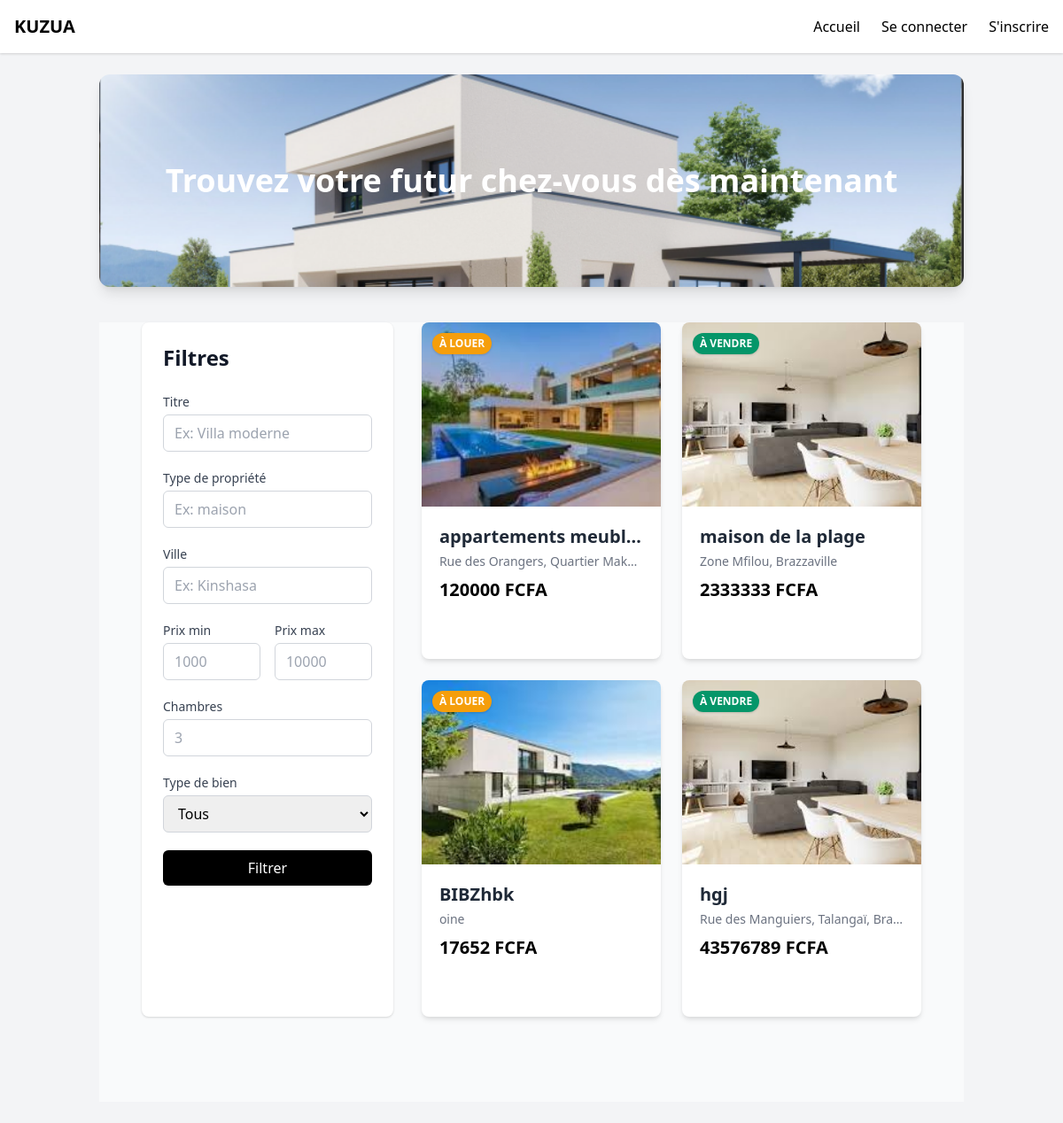
The page / on the database its author committed.
### properties/models.py (models this page shows, shortened)
class Property(models.Model):
    owner = models.ForeignKey(User, on_delete=models.CASCADE, null=True, blank=True)
    title = models.CharField(max_length=100, blank=True, null=True)
    address = models.CharField(max_length=255)
    city = models.ForeignKey(City, on_delete=models.SET_NULL, null=True)
    price = models.PositiveIntegerField()
    PropertyType = models.ForeignKey(PropertyType, on_delete=models.SET_NULL, null= True)
    description = models.TextField()
    main_image = models.ImageField(upload_to='properties/', null=True, blank=True)
    bedrooms = models.PositiveIntegerField(default=0)
    living_rooms = models.PositiveIntegerField(default=0)
    has_water = models.BooleanField(default=False, null=True, blank=True)
    has_electricity = models.BooleanField(default=False,  null=True, blank=True)
    phone_number = models.IntegerField(default=0)
    created_at = models.DateTimeField(auto_now_add=True)         # fixé automatiquement à la création
    custom_date = models.DateTimeField(default=timezone.now)
    LISTING_TYPE_CHOICES = [
        ('sale', 'À vendre'),
        ('rent', 'À louer'),
    ]
    property_type = models.CharField(max_length=10, choices=LISTING_TYPE_CHOICES, default='sale')
    likes = models.ManyToManyField(User, related_name='liked_properties', blank=True)

### properties/views.py (the view)
# urls.py: 2. Add a URL to urlpatterns:  path('', views.home, name='home')
def home(request):
    properties = Property.objects.all()
    title = request.GET.get('title')
    city = request.GET.get('city')
    min_price = request.GET.get('min_price')
    max_price = request.GET.get('max_price')
    bedrooms = request.GET.get('bedrooms')
    listing_type = request.GET.get('listing_type')
    properties = Property.objects.annotate(total_likes=Count('likes'))
    if title:
        properties = properties.filter(title__icontains=title)
    if city:
        properties = properties.filter(city__name__icontains=city)
    if min_price:
        properties = properties.filter(price__gte=min_price)
    if max_price:
        properties = properties.filter(price__lte=max_price)
    if bedrooms:
        properties = properties.filter(bedrooms=bedrooms)
    if listing_type in ['rent', 'sale']:
        properties = properties.filter(listing_type=listing_type)
    paginator = Paginator(properties, 20)  # 20 biens par page
    page_number = request.GET.get('page')
    page_obj = paginator.get_page(page_number)
    return render(request, 'properties/home.html', {'page_obj': page_obj})

### properties/templates/properties/home.html (shortened to what this page needs)
{% extends 'properties/base.html' %}
{% load static %}
{% block content %}
<div class="relative h-60 w-full bg-cover bg-center mb-10 rounded-xl shadow-lg"
     style="background-image: url('{% static "properties/images/banner.jpg" %}');">
  <div class="absolute inset-0 bg-black/30 rounded-xl"></div>
  <div class="relative z-10 h-full flex items-center justify-center text-white px-4 text-center">
    <h2 class="text-2xl md:text-4xl font-bold">Trouvez votre futur chez-vous dès maintenant</h2>
  </div>
</div>
<div class="min-h-screen bg-gray-50 px-4 md:px-12 flex flex-col md:flex-row gap-8 pb-24">
  <aside class="w-full md:w-1/3 bg-white p-6 rounded-lg shadow">
    <h2 class="text-2xl font-semibold mb-6 text-gray-900">Filtres</h2>
    <form method="get" class="space-y-5">
      <div>
        <label for="title" class="block text-sm font-medium text-gray-700 mb-1">Titre</label>
        <input type="text" name="title" id="title" value="{{ request.GET.title }}"
               placeholder="Ex: Villa moderne"
               class="w-full border border-gray-300 rounded-md px-3 py-2 focus:outline-none focus:ring-2 focus:ring-black">
      </div>
      <div>
        <label for="propertytype" class="block text-sm font-medium text-gray-700 mb-1">Type de propriété</label>
        <input type="text" name="propertytype" id="propertytype" value="{{ request.GET.propertytype }}"
               placeholder="Ex: maison"
               class="w-full border border-gray-300 rounded-md px-3 py-2 focus:outline-none focus:ring-2 focus:ring-black">
      </div>
      <div>
        <label for="city" class="block text-sm font-medium text-gray-700 mb-1">Ville</label>
        <input type="text" name="city" id="city" value="{{ request.GET.city }}"
               placeholder="Ex: Kinshasa"
               class="w-full border border-gray-300 rounded-md px-3 py-2 focus:outline-none focus:ring-2 focus:ring-black">
      </div>
      <div class="flex gap-4">
        <div class="flex-1">
          <label for="min_price" class="block text-sm font-medium text-gray-700 mb-1">Prix min</label>
          <input type="number" name="min_price" id="min_price" value="{{ request.GET.min_price }}"
                 placeholder="1000"
                 class="w-full border border-gray-300 rounded-md px-3 py-2 focus:outline-none focus:ring-2 focus:ring-black">
        </div>
        <div class="flex-1">
          <label for="max_price" class="block text-sm font-medium text-gray-700 mb-1">Prix max</label>
          <input type="number" name="max_price" id="max_price" value="{{ request.GET.max_price }}"
                 placeholder="10000"
                 class="w-full border border-gray-300 rounded-md px-3 py-2 focus:outline-none focus:ring-2 focus:ring-black">
        </div>
      </div>
      <div>
        <label for="bedrooms" class="block text-sm font-medium text-gray-700 mb-1">Chambres</label>
        <input type="number" name="bedrooms" id="bedrooms" value="{{ request.GET.bedrooms }}"
               placeholder="3"
               class="w-full border border-gray-300 rounded-md px-3 py-2 focus:outline-none focus:ring-2 focus:ring-black">
      </div>
      <div>
        <label for="listing_type" class="block text-sm font-medium text-gray-700 mb-1">Type de bien</label>
        <select name="listing_type" id="listing_type"
                class="w-full border border-gray-300 rounded-md px-3 py-2 focus:outline-none focus:ring-2 focus:ring-black">
          <option value="">Tous</option>
        </select>
      </div>
      <button type="submit"
              class="w-full bg-black text-white rounded-md py-2 mt-4 hover:bg-gray-800 transition">
        Filtrer
      </button>
    </form>
  </aside>
  <section class="w-full md:w-2/3 grid grid-cols-1 md:grid-cols-2 gap-6">
    {% for prop in page_obj %}
      <article class="bg-white rounded-lg shadow-md overflow-hidden">
        <div class="relative">
          <img src="{{ prop.main_image.url }}" alt="{{ prop.title }}" class="w-full h-52 object-cover">
          {% if prop.property_type == 'rent' %}
            <span class="absolute top-3 left-3 bg-yellow-500 text-white font-semibold text-xs uppercase px-2 py-1 rounded-full shadow">
              À louer
            </span>
          {% elif prop.property_type == 'sale' %}
            <span class="absolute top-3 left-3 bg-green-600 text-white font-semibold text-xs uppercase px-2 py-1 rounded-full shadow">
              À vendre
            </span>
          {% endif %}
        </div>
        <div class="p-5 flex flex-col justify-between h-full">
          <div>
            <h3 class="text-xl font-semibold text-gray-800 mb-1 truncate">{{ prop.title }}</h3>
            <p class="text-sm text-gray-500 mb-2 truncate">{{ prop.address }}</p>
            <p class="text-black font-bold text-xl mb-3">{{ prop.price }} FCFA</p>
          </div>
        </div>
      </article>
    {% empty %}
      <p class="col-span-3 text-center text-gray-600 text-lg">Aucun bien trouvé.</p>
    {% endfor %}
  </section>
</div>
{% endblock %}

### properties/templates/properties/base.html (shortened to what this page needs)
<!DOCTYPE html>
<html lang="fr">
<head>
    <link href="https://cdn.jsdelivr.net/npm/tailwindcss@2.2.19/dist/tailwind.min.css" rel="stylesheet">
</head>
<body class="bg-gray-100">
{% if request.resolver_match.url_name != 'login' and request.resolver_match.url_name != 'signup' %}
<nav class="bg-white shadow p-4 flex items-center justify-between relative">
    <div class="text-xl font-bold">
        <a href="{% url 'home' %}">KUZUA </a>
    </div>
    <div class="hidden md:flex space-x-6 items-center">
        <a href="{% url 'home' %}" class="hover:underline">Accueil</a>
        {% if user.is_authenticated %}
            <a href="{% url 'my_properties' %}" class="hover:underline">Mes biens</a>
            <a href="{% url 'add_property' %}" class="hover:underline">Ajouter bien</a>
            <a href="{% url 'profile' %}" class="hover:underline">Compte</a>
            <form method="post" action="{% url 'logout' %}" class="inline">
                {% csrf_token %}
                <button type="submit" class="text-red-600 hover:underline">Se déconnecter</button>
            </form>
        {% else %}
            <a href="{% url 'login' %}" class="hover:underline">Se connecter</a>
            <a href="{% url 'signup' %}" class="hover:underline">S'inscrire</a>
        {% endif %}
    </div>
</nav>
{% endif %}
<main class="container mx-auto p-6">
    {% block content %}
    {% endblock %}
</main>
</body>
</html>

### rows shown on the page
Property: main_image (picture), property_type "À LOUER", title "appartements meubl…", address "Rue des Orangers, Quartier Mak…", price "120000"
Property: main_image (picture), property_type "À VENDRE", title "maison de la plage", address "Zone Mfilou, Brazzaville", price "2333333"
Property: main_image (picture), property_type "À LOUER", title "BIBZhbk", address "oine", price "17652"
Property: main_image (picture), property_type "À VENDRE", title "hgj", address "Rue des Manguiers, Talangaï, Bra…", price "43576789"
